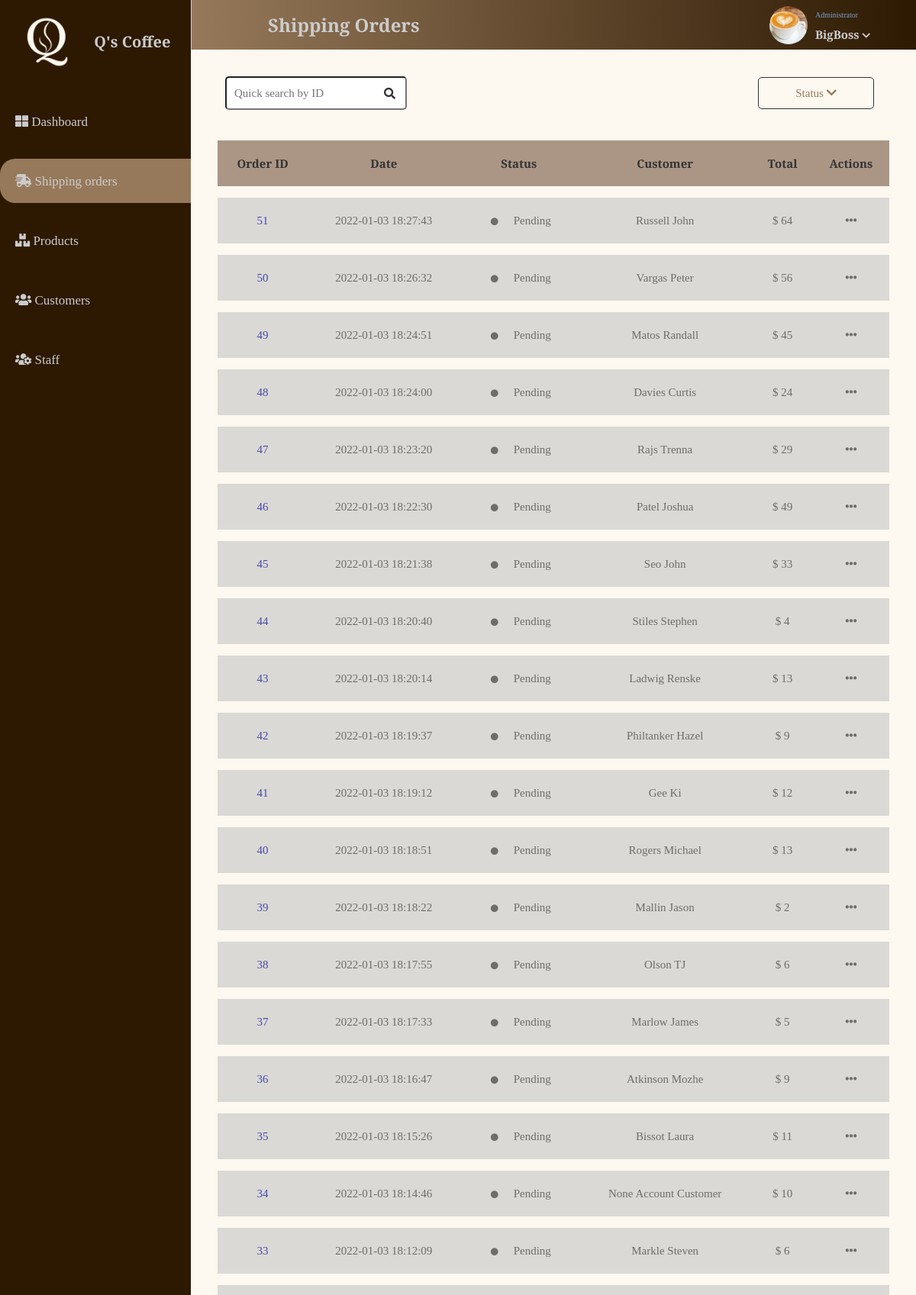
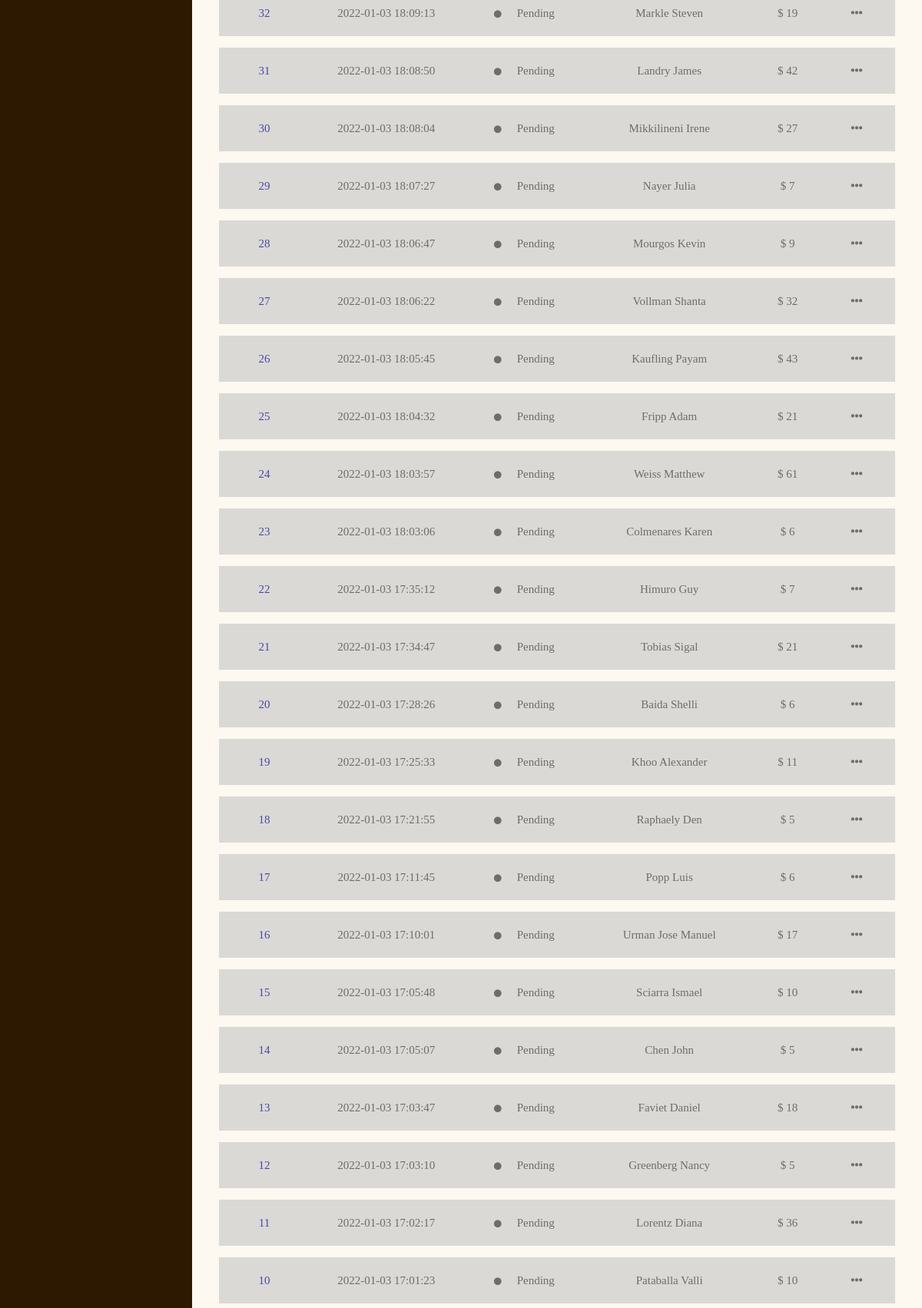
/admin/orders/index.php (signed in, upper part), run on the app's committed database (2 pictures, top to bottom).
### tables this page shows
CREATE TABLE `orders` (
  `id` int(11) NOT NULL,
  `customer_id` int(11) DEFAULT NULL,
  `date` timestamp NOT NULL DEFAULT CURRENT_TIMESTAMP,
  `description` text,
  `price` float NOT NULL,
  `status` varchar(10) NOT NULL
);

CREATE TABLE `customers` (
  `id` int(11) NOT NULL,
  `username` varchar(20) NOT NULL,
  `name` varchar(50) NOT NULL,
  `email` varchar(50) NOT NULL,
  `phone` varchar(15) NOT NULL,
  `DOB` date DEFAULT NULL,
  `address` varchar(200) DEFAULT NULL,
  `hashed_password` varchar(100) NOT NULL DEFAULT '$2y$10$.UTq353gU/9.XB8ySXS75.ANbVquqEkZW9mRCg1om5ZS2FW5G2qe2',
  `gender` tinyint(1) NOT NULL DEFAULT '0',
  `avatar` varchar(200) DEFAULT NULL
);

### admin/orders/index.php (the view, shortened to what this page needs)
<!DOCTYPE html>
<html lang="en">
<head>
    <link rel="stylesheet" href="https://cdnjs.cloudflare.com/ajax/libs/normalize/8.0.1/normalize.min.css">
    <link rel="stylesheet" href="../assets/css/base.css">
    <link rel="stylesheet" href="../assets/css/main.css">
    <link rel="stylesheet" href="../assets/css/orders.css">
    <link rel="stylesheet" href="https://cdnjs.cloudflare.com/ajax/libs/font-awesome/5.15.1/css/all.min.css" >
</head>
<body>
<?php
       include '../sidebar.php';
        include '../header.php';
?>
<div class="app">
    <div class="container">
        <div class="orders__menu">
            <div class="orders__search">
                <input type="text" class="orders__search" placeholder="Quick search by ID">
                <i class="fas fa-search orders__search-icon"></i>
            </div>
            <div class="orders__right-side">
                <div class="orders__status">
                    <a href="./index.php" class="orders__status-clear">
                        <?php
                            if(!isset($_GET['status'])){
                                echo("Status");
                           }
                           else {echo($_GET['status']);}
                        ?>
                        <i class="fas fa-chevron-down orders__down-icon"></i>
                    </a>
                </div>
            </div>
        </div>
        <div class="orders__order-table">
                <?php
                    if(!isset($_GET['status'])){
                        $sql="select orders.id,date,status,price, name
                        from orders join customers
                        on orders.customer_id=customers.id
                        order by orders.id desc";
                    }
                    require '../../connect.php';
                    $result = $connect->query($sql);
                ?>
             <table class="orders__table">
                    <thead>
                        <tr>
                            <th>Order ID</th>
                            <th>Date</th>
                            <th>Status</th>
                            <th>Customer</th>
                            <th>Total</th>
                            <th class="orders__more-btn">Actions</th>
                        </tr>
                    </thead>
                    <tbody>
                        <?php
                            while($row = mysqli_fetch_array($result)){
                        ?>
                        <tr class="float-z">
                            <td style="color: darkblue;"><?php echo($row['id']); ?></td>
                            <td><?php echo($row['date']); ?></td>
                            <td>
                                <div class="orders__table-status orders__status--<?php echo($row['status']); ?>">
                                    <i class="fas fa-circle"></i><?php echo($row['status']); ?>
                                </div>
                            </td>
                            <td><?php echo($row['name']); ?></td>
                            <td>
                                <span>$ <?php echo($row['price']); ?></span>
                            </td>
                            <td  class="orders__more-btn">
                                    <i class="fas fa-ellipsis-h"></i>
                            </td>
                        </tr>
                        <?php } ?>
                    </tbody>
             </table>
        </div>
    </div>
</div>
</body>
</html>

### admin/assets/css/base.css (style rules this page uses)
:root { --primary-color:#96795A; --sub-color: #AB9685; --background: #FDF8F0; --dark-color: #2D1902; --text-color: #333; --white-text-color: #ccc; --gradient: linear-gradient(90deg,#96795A,#2D1902); --blue-pastel:#78a2cc; }
* { margin: 0; padding: 0; box-sizing: inherit; }
html { font-size: 62.5%; line-height: 1.6rem; font-family: 'Libre Baskerville', serif; box-sizing: border-box; color: var(--text-color); }
body { background-color: var(--background); }

### admin/assets/css/main.css (style rules this page uses)
.app { width: calc(100% - 25rem); position: absolute; left: 25rem; top:6.5rem; }
.container { min-height: calc(100vh - 6.5rem - 13.5rem); }

### admin/assets/css/orders.css (style rules this page uses)
.orders__menu { padding: 3.5rem; display:flex; justify-content: space-between; }
.orders__search { padding: 0 4rem 0 1rem; font-size: 1.5rem; outline-offset: .3rem; outline-color: var(--primary-color); position: relative; border-radius: .5rem; line-height: 4rem; }
.orders__search-icon { position: absolute; padding:1.5rem; top:0; right:4rem; }
.orders__right-side { display:flex; justify-content: space-between; align-items: center; }
.orders__status { position: relative; background-color: var(--background); border: .1rem solid #333; border-radius: .5rem; margin:0 2rem; font-size: 1.5rem; cursor: pointer; transition: all 0.3s ease; }
.orders__status-clear { display: block; line-height: 4rem; width:15rem; text-decoration: none; text-align: center; color: var(--primary-color); }
.orders__order-table { width: 100%; padding: 0 3.5rem 3.5rem; }
.orders__table { border-collapse: collapse; width:100%; font-size: 1.5rem; line-height: 4rem; }
.orders__table thead { background-color: var(--sub-color); text-align: left; margin: 2rem; }
.orders__table th, .orders__table td { padding: 1rem; text-align: center; }
.orders__table td { background-color: #ccc; }
.orders__table tr { border-bottom: 1.5rem solid var(--background); transition: all 0.3s ease; z-index: 2; position: relative; }
.orders__table thead tr { opacity: 1; }
.orders__table-status { padding: 0 .5rem 0 1rem; line-height: 3rem; border-radius: 10rem; max-width: 14rem; font-weight: 500; }
.orders__table-status i { font-size: 1rem; margin-right: 2rem; }
.orders__status--Pending { background-color:#ccc; color: #333; }
.orders__more-btn { text-align: center; width:10rem; position: relative; }
tbody .orders__more-btn { cursor: pointer; }
.float-z { position:unset !important; opacity: 0.7 !important; }

### data on the page
orders: id "51", date "2022-01-03 18:27:43", status "Pending", customer.name "Russell John", price "64"
orders: id "50", date "2022-01-03 18:26:32", status "Pending", customer.name "Vargas Peter", price "56"
orders: id "49", date "2022-01-03 18:24:51", status "Pending", customer.name "Matos Randall", price "45"
orders: id "48", date "2022-01-03 18:24:00", status "Pending", customer.name "Davies Curtis", price "24"
orders: id "47", date "2022-01-03 18:23:20", status "Pending", customer.name "Rajs Trenna", price "29"
orders: id "46", date "2022-01-03 18:22:30", status "Pending", customer.name "Patel Joshua", price "49"
orders: id "45", date "2022-01-03 18:21:38", status "Pending", customer.name "Seo John", price "33"
orders: id "44", date "2022-01-03 18:20:40", status "Pending", customer.name "Stiles Stephen", price "4"
orders: id "43", date "2022-01-03 18:20:14", status "Pending", customer.name "Ladwig Renske", price "13"
orders: id "42", date "2022-01-03 18:19:37", status "Pending", customer.name "Philtanker Hazel", price "9"
orders: id "41", date "2022-01-03 18:19:12", status "Pending", customer.name "Gee Ki", price "12"
orders: id "40", date "2022-01-03 18:18:51", status "Pending", customer.name "Rogers Michael", price "13"
orders: id "39", date "2022-01-03 18:18:22", status "Pending", customer.name "Mallin Jason", price "2"
orders: id "38", date "2022-01-03 18:17:55", status "Pending", customer.name "Olson TJ", price "6"
orders: id "37", date "2022-01-03 18:17:33", status "Pending", customer.name "Marlow James", price "5"
orders: id "36", date "2022-01-03 18:16:47", status "Pending", customer.name "Atkinson Mozhe", price "9"
orders: id "35", date "2022-01-03 18:15:26", status "Pending", customer.name "Bissot Laura", price "11"
orders: id "34", date "2022-01-03 18:14:46", status "Pending", customer.name "None Account Customer", price "10"
orders: id "33", date "2022-01-03 18:12:09", status "Pending", customer.name "Markle Steven", price "6"
orders: id "32", date "2022-01-03 18:09:13", status "Pending", customer.name "Markle Steven", price "19"
orders: id "31", date "2022-01-03 18:08:50", status "Pending", customer.name "Landry James", price "42"
orders: id "30", date "2022-01-03 18:08:04", status "Pending", customer.name "Mikkilineni Irene", price "27"
orders: id "29", date "2022-01-03 18:07:27", status "Pending", customer.name "Nayer Julia", price "7"
orders: id "28", date "2022-01-03 18:06:47", status "Pending", customer.name "Mourgos Kevin", price "9"
orders: id "27", date "2022-01-03 18:06:22", status "Pending", customer.name "Vollman Shanta", price "32"
orders: id "26", date "2022-01-03 18:05:45", status "Pending", customer.name "Kaufling Payam", price "43"
orders: id "25", date "2022-01-03 18:04:32", status "Pending", customer.name "Fripp Adam", price "21"
orders: id "24", date "2022-01-03 18:03:57", status "Pending", customer.name "Weiss Matthew", price "61"
orders: id "23", date "2022-01-03 18:03:06", status "Pending", customer.name "Colmenares Karen", price "6"
orders: id "22", date "2022-01-03 17:35:12", status "Pending", customer.name "Himuro Guy", price "7"
orders: id "21", date "2022-01-03 17:34:47", status "Pending", customer.name "Tobias Sigal", price "21"
orders: id "20", date "2022-01-03 17:28:26", status "Pending", customer.name "Baida Shelli", price "6"
orders: id "19", date "2022-01-03 17:25:33", status "Pending", customer.name "Khoo Alexander", price "11"
orders: id "18", date "2022-01-03 17:21:55", status "Pending", customer.name "Raphaely Den", price "5"
orders: id "17", date "2022-01-03 17:11:45", status "Pending", customer.name "Popp Luis", price "6"
orders: id "16", date "2022-01-03 17:10:01", status "Pending", customer.name "Urman Jose Manuel", price "17"
orders: id "15", date "2022-01-03 17:05:48", status "Pending", customer.name "Sciarra Ismael", price "10"
orders: id "14", date "2022-01-03 17:05:07", status "Pending", customer.name "Chen John", price "5"
orders: id "13", date "2022-01-03 17:03:47", status "Pending", customer.name "Faviet Daniel", price "18"
orders: id "12", date "2022-01-03 17:03:10", status "Pending", customer.name "Greenberg Nancy", price "5"
orders: id "11", date "2022-01-03 17:02:17", status "Pending", customer.name "Lorentz Diana", price "36"
orders: id "10", date "2022-01-03 17:01:23", status "Pending", customer.name "Pataballa Valli", price "10"

### other printed values
$_SESSION['cur'] "Shipping Orders"
$_SESSION['username'] "BigBoss"
